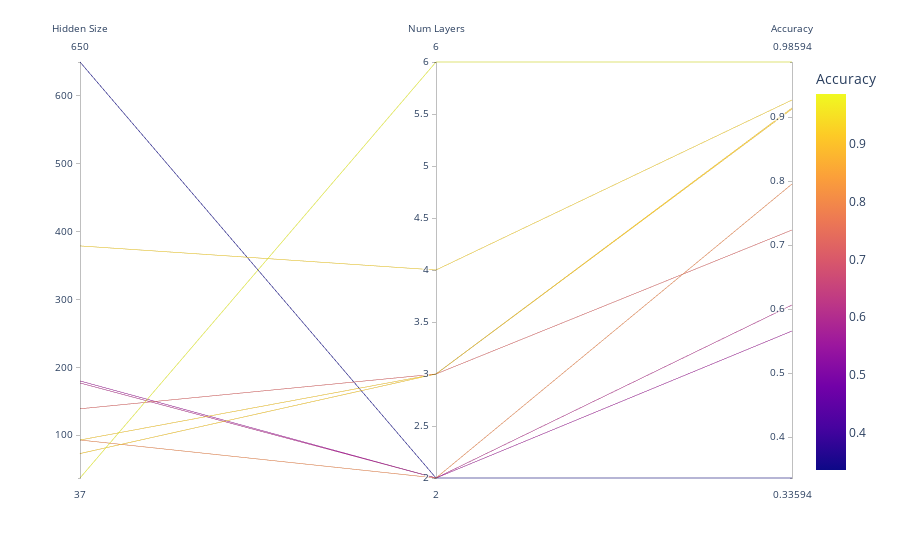

The notebook cell this image was saved under:
### Code cell
import plotly.express as px


select = [ "accuracy","hidden_size", "num_layers", ]
p = data_lstm[select].reset_index(drop=True).dropna()
p.sort_values("accuracy", inplace=True)
# Create the parallel coordinates plot
px.parallel_coordinates(p, color="accuracy", 
                              labels={"accuracy": "Accuracy", "hidden_size": "Hidden Size", "num_layers": "Num Layers"})
plt.savefig("LSTM_experiment1.jpg", bbox_inches='tight', transparent=False)

# Show the plot
fig.show()

### Figure 1 — Plotly figure (JSON) as saved in the notebook; plotly's stock layout.template omitted (floating-point values rounded to 4 significant figures)
{"data": [{"dimensions": [{"label": "Hidden Size", "values": [650, 180, 177, 139, 93, 93, 73, 379, 37]}, {"label": "Num Layers", "values": [2, 2, 2, 3, 2, 3, 3, 4, 6]}, {"label": "Accuracy", "values": [0.3359, 0.5656, 0.6062, 0.7234, 0.7953, 0.9125, 0.9141, 0.9266, 0.9859]}], "domain": {"x": [0, 1], "y": [0, 1]}, "line": {"color": [0.3359, 0.5656, 0.6062, 0.7234, 0.7953, 0.9125, 0.9141, 0.9266, 0.9859], "coloraxis": "coloraxis"}, "name": "", "type": "parcoords"}], "layout": {"autosize": true, "coloraxis": {"colorbar": {"title": {"text": "Accuracy"}}, "colorscale": [[0, "#0d0887"], [0.1111, "#46039f"], [0.2222, "#7201a8"], [0.3333, "#9c179e"], [0.4444, "#bd3786"], [0.5556, "#d8576b"], [0.6667, "#ed7953"], [0.7778, "#fb9f3a"], [0.8889, "#fdca26"], [1, "#f0f921"]]}, "legend": {"tracegroupgap": 0}, "margin": {"t": 60}}}
